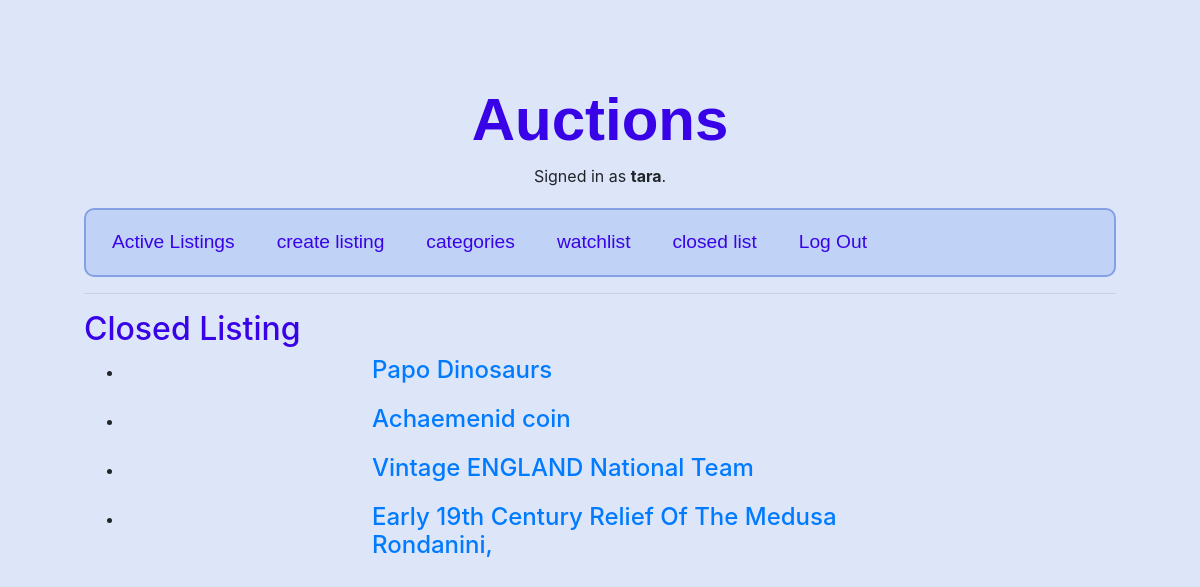
Screenshot of /closed_listing/ (signed in) with the database file from the repository.
### auctions/models.py (models this page shows)
class User(AbstractUser):
    groups = models.ManyToManyField(Group, related_name='auctions_users')
    user_permissions = models.ManyToManyField(Permission, related_name='auctions_users_permissions')

class AuctionListing(models.Model):
    title = models.CharField(max_length=255, default='unknown')
    description = models.TextField()
    start_price = models.DecimalField(max_digits=10, decimal_places=2, default=1.00)
    current_price = models.DecimalField(max_digits=10, decimal_places=2, default=2.00)
    created_by = models.ForeignKey(User, on_delete=models.CASCADE, related_name='auction_listings')
    created_at = models.DateTimeField(auto_now_add=True)
    categories = models.ManyToManyField('Category', related_name='auction_listings')
    starting_bid = models.DecimalField(max_digits=10, decimal_places=2, default=2.00)
    image_url = models.URLField(default='https://example.com/placeholder.jpg')
    comments = models.ManyToManyField('Comment', related_name='auction_listings')
    winner = models.ForeignKey(User, on_delete=models.CASCADE, blank=True, null=True)
    available = models.BooleanField(default=True)
    def __str__(self):
        return f'{self.title}'

### auctions/views.py (the view)
# urls.py: path("closed_listing/", views.closed_listing, name="closed_listing"),
def closed_listing(request):
    closed_listing = AuctionListing.objects.filter(available=False)
    return render(request, "auctions/close_listing.html", {
        "closed_listing": closed_listing
    })

### auctions/templates/auctions/close_listing.html (shortened to what this page needs)
{% extends "auctions/layout.html" %}
{% block body %}
    <h2>Closed Listing</h2>
    {%for title in closed_listing%}
        <ul>
            <li>
                <div class="listing_item_group">
                    <h4> <a href="{% url 'detail_list' title %}"> {{title}} </a></h4>
                </div>
            </li>
        </ul>
    {%endfor%}
{% endblock %}

### auctions/templates/auctions/layout.html (shortened to what this page needs)
{% load static %}
<!DOCTYPE html>
<html lang="en">
    <head>
        <link rel="stylesheet" href="https://stackpath.bootstrapcdn.com/bootstrap/4.4.1/css/bootstrap.min.css">
        <link rel="stylesheet" href="/static/auctions/styles.css">
    </head>
    <body>
        <h1>Auctions</h1>
        <div class="user">
            {% if user.is_authenticated %}
                Signed in as <strong>{{ user.username }}</strong>.
            {% else %}
                Not signed in.
            {% endif %}
        </div>
        <ul class="nav">
            <li class="nav-item">
                <a class="nav-link" href="{% url 'active_list' %}">Active Listings</a>
            </li>
            {% if user.is_authenticated %}
                <li class="nav-item">
                    <a class="nav-link" href="{% url 'create_listing' %}">create listing</a>
                </li>
                <li class="nav-item">
                    <a class="nav-link" href="{% url 'categories' %}">categories</a>
                </li>
                <li class="nav-item">
                    <a class="nav-link" href="{% url 'watchlist' %}">watchlist</a>
                </li>
                <li class="nav-item">
                    <a class="nav-link" href="{% url 'closed_listing' %}">closed list</a>
                </li>
                <li class="nav-item">
                    <a class="nav-link" href="{% url 'logout' %}">Log Out</a>
                </li>
            {% endif %}
        </ul>
        <hr>
        {% block body %}
        {% endblock %}
    </body>
</html>

### auctions/static/auctions/styles.css (style rules this page uses)
body { background-color: #dde6f9; padding: 7%; }
.user { text-align:center; }
h1 { color: #3803e6; text-align: center; font-weight: bolder; font-family: sans-serif; font-stretch: ultra-condensed; font-size: 60px; }
h2 { color: #3803e6; }
.nav { border: solid 2px rgb(133, 159, 227); border-radius: 10px; background-color: #c1d2f7; padding: 10px; }
.nav-item { display: inline-block; margin-right: 10px; }
.nav-link { color: #3803e6; text-decoration: none; font-family:Arial, sans-serif; font-size:larger; text-shadow: #7ba7d4 10px; }
div { margin-bottom: 20px; display: block; margin-left: auto; margin-right: auto; width: 50%; width: 50%; }

### rows the page displays
User: username "tara"
AuctionListing: title "Papo Dinosaurs"
AuctionListing: title "Achaemenid coin"
AuctionListing: title "Vintage ENGLAND National Team"
AuctionListing: title "Early 19th Century Relief Of The Medusa Rondanini,"
